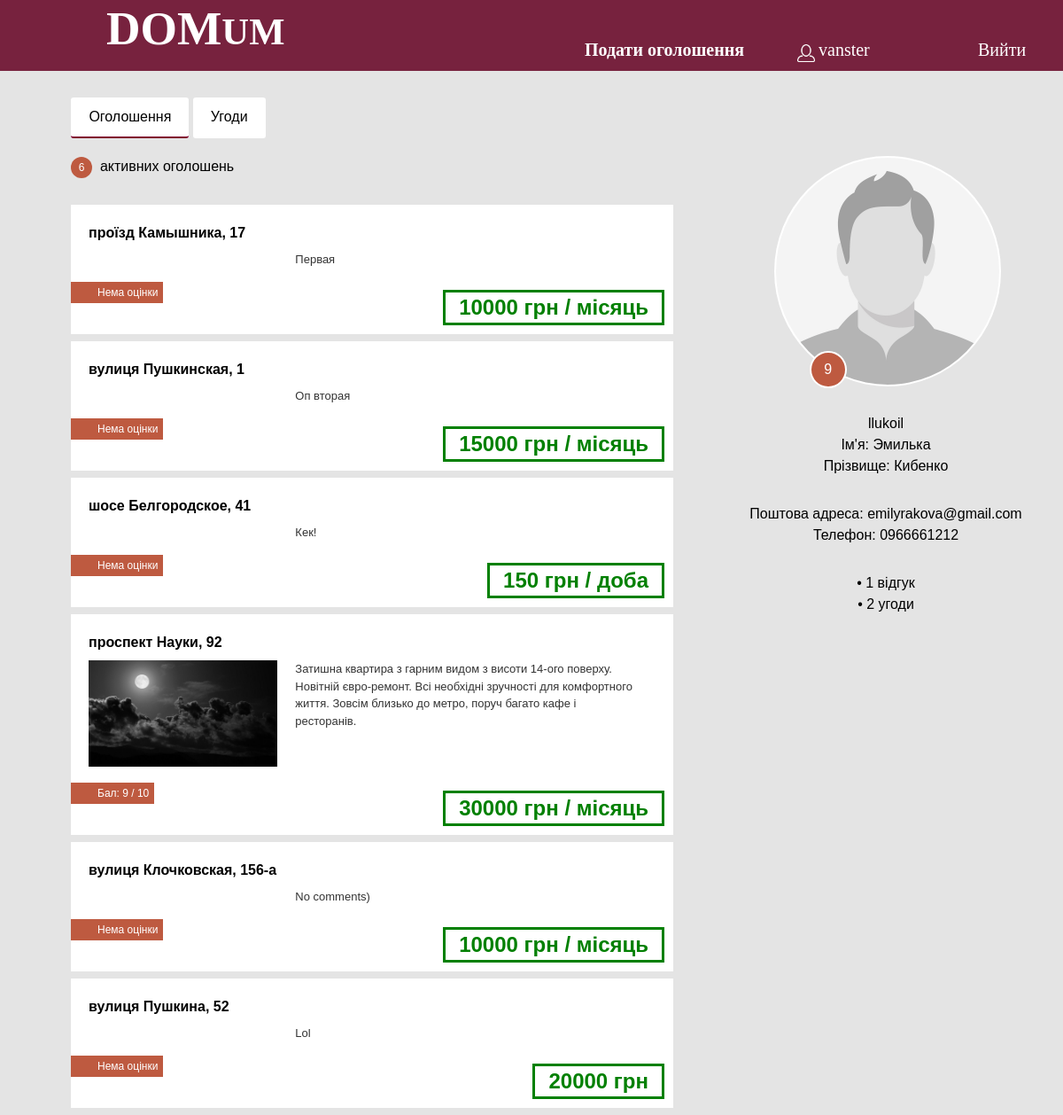
Page /users/43/ (signed in) on the committed database.
### app/models.py (models this page shows, shortened)
class Announcement(models.Model):
    real_type = models.ForeignKey(RealType, on_delete=models.CASCADE, default=0)
    district = models.ForeignKey(District, on_delete=models.CASCADE, default=0)
    street_type = models.ForeignKey(StreetType, on_delete=models.CASCADE, default=0)
    owner = models.ForeignKey(settings.AUTH_USER_MODEL, on_delete=models.CASCADE)
    station = models.ForeignKey(MetroStation, on_delete=models.CASCADE, default=0)
    price = models.IntegerField(default=20000, help_text="Укажите цену в долларах США")
    distance_to_metro = models.IntegerField(default=300, help_text="Укажите расстояние в метрах")
    area = models.IntegerField(default=40, help_text="Укажите площадь в квадратных метрах")
    repairs = models.IntegerField(default=3, choices=[(0, '0'), (1, '1'), (2, '2'), (3, '3'), (4, '4'), (5, '5')],
                                  help_text="Оцените уровень ремонта по шкале от 0 до 5")
    metro_id = models.IntegerField(default=0)
    floor = models.IntegerField(default=1, help_text="Укажите номер этажа")
    rooms_number = models.IntegerField(default=1, help_text="Укажите количество комнат")
    beds = models.IntegerField(default=1, help_text="Укажите количество спальных мест")
    furniture = models.BooleanField(default=False)
    garage = models.BooleanField(default=False)
    street = models.CharField(max_length=30, default='', help_text="Укажите название улицы")
    home_number = models.CharField(max_length=5, default='1', help_text="Укажите номер дома")
    date = models.DateField(default=timezone.now)
    comment = models.TextField(default='', help_text="Добавьте комментарий о квартире", null=True, blank=True)
    img_path = 'images/announcements/'
    photo1 = models.ImageField(null=True, blank=True, upload_to=img_path)
    photo2 = models.ImageField(null=True, blank=True, upload_to=img_path)
    photo3 = models.ImageField(null=True, blank=True, upload_to=img_path)
    photo4 = models.ImageField(null=True, blank=True, upload_to=img_path)
    photo5 = models.ImageField(null=True, blank=True, upload_to=img_path)
    photo6 = models.ImageField(null=True, blank=True, upload_to=img_path)
    photo7 = models.ImageField(null=True, blank=True, upload_to=img_path)
    photo8 = models.ImageField(null=True, blank=True, upload_to=img_path)
    def form_rate(self, transform=True, need_round=True, feedbacks=None):
        if feedbacks is None:
            feedbacks = self.find_feedbacks()
        av_rate = -1
        if len(feedbacks) > 0:
            av_value = 0
            for i in feedbacks:
                av_value += i.rate
            av_value /= len(feedbacks)
            if need_round:
                av_value = round(av_value, 1)
            if int(av_value) == av_value:
                av_value = int(av_value)
            av_rate = av_value
        if transform:
            if av_rate == -1:
                av_rate = 'Нема оцінки'
            else:
                av_rate = 'Бал: ' + str(av_rate) + ' / 10'
        return av_rate
    def find_feedbacks(self):
        return Feedback.objects.filter(deal__announcement__pk=self.pk)

class StreetType(models.Model):
    name = models.CharField(max_length=30)
    def __str__(self):
        return self.name

class Feedback(models.Model):
    deal = models.OneToOneField(Deal, on_delete=models.CASCADE, default=0)
    rate = models.FloatField()
    text = models.TextField()
    date = models.DateField(default=timezone.now)

class Person(models.Model):
    user = models.OneToOneField(User, on_delete=models.CASCADE, null=True)
    ava = models.ImageField(null=True, blank=True, upload_to='images/avas/')
    phone = models.CharField(max_length=20, null=True, blank=True)

### app/views.py (the view)
# urls.py: path('users/<int:pk>/', views.profile_view, name='profile'),
def profile_view(request, pk):
    user = get_object_or_404(User, pk=pk)
    try:
        person = Person.objects.get(user=user)
    except:
        person = None
    announcements = Announcement.objects.filter(owner=user).order_by('-date')
    feedbacks = Feedback.objects.filter(deal__announcement__owner=user)
    deals = list(Deal.objects.filter(announcement__owner=user))
    limit = len(deals)
    anti_deals = list(Deal.objects.filter(buyer=user))
    deals += anti_deals
    if len(feedbacks) > 0:
        rate = sum([i.rate for i in feedbacks]) / len(feedbacks)
        rate = round(rate, 1)
        if int(rate) == rate:
            rate = int(rate)
    else:
        rate = '—'
    return render(request, 'app/personal_area.html', {'person': person, 'person_user': user,
                                                      'announcements': announcements, 'rate': rate,
                                                      'feedbacks': len(feedbacks), 'deals': deals, 'limit': limit})

### app/templates/app/personal_area.html (shortened to what this page needs)
{% extends 'app/base.html' %}
{% load static %}
{% block styles %}
    <link rel="stylesheet" href="{% static 'css/search&anview.css' %}">
    {% endblock %}
{% block content %}
	<div class="tabs-block">
		<div class="tabs-item" id="tab1">Оголошення</div>
		<div class="tabs-item" id="tab2">Угоди</div>
	</div>
	<div class="container-personal">
		<div class="ads-container" id="ads">
			<div class="ads-blck">
				<div class="ads-itm ads-counter"><span class="ads-count">{{ announcements|length }}</span>&nbsp;&nbsp;активних оголошень</div>
			</div>
            {% for announcement in announcements %}
			<a class="card" href="{% url 'announcement_view' pk=announcement.pk %}">
            {% if announcement.rent %}
            {% else %}
            {% include 'app/sale_ap_view.html' %}
            {% endif %}
			</a>
            {% endfor %}
		</div>
		<div class="account-container">
			<div class="account-photo" id="account_photo">
				<div class="account-rating">{{ rate }}</div>
			</div>
			<div class="account-block">
				<div class="account-info" id="last_name">{{ person_user.username }}</div>
                {% if person_user.first_name %}
				<div class="account-info" id="last_name">Ім'я: {{ person_user.first_name }}</div>
                {% endif %}
            {% if person_user.last_name %}
				<div class="account-info" id="first_name">Прізвище: {{ person_user.last_name }}</div>
            {% endif %}
			</div>
            {% if user.is_authenticated %}
			<div class="account-block">
				<div class="account-info" id="email">Поштова адреса: {{ person_user.email }}</div>
                {% if person.phone %}
				<div class="account-info" id="phone">Телефон: {{ person.phone }}</div>
                {% endif %}
			</div>
            {% else %}
                <br><a href="{% url 'login' %}?next=/users/{{ person_user.pk }}" style="color: black"><div class="account-info" id="contact_info"><u>Смотреть контактную информацию</u></div></a>
            {% endif %}
			<div class="account-block">
				<div class="account-info">&bull; <span id="comments_count">{{ feedbacks }}</span>
                    {% if feedbacks == 1 %}
                    відгук
                    {% elif feedbacks > 0 and feedbacks < 5 %}
                    відгуки
                    {% else %}
                    відгуків
                    {% endif %}
                </div>
				<div class="account-info">&bull; <span id="deals_count">{{ deals|length }}</span>
                    {% if deals|length == 1 %}
                    угода
                    {% elif deals|length > 0 and deals|length < 5 %}
                    угоди
                    {% else %}
                    угод
                    {% endif %}
                </div>
			</div>
		</div>
	</div>
{% endblock %}

### app/templates/app/base.html (shortened to what this page needs)
{% load static %}
<!DOCTYPE html>
<html>
	<head>
        {% block styles %}{% endblock %}
		<link rel="stylesheet" href="{% static 'css/base_style.css' %}" />
	</head>
	<body>
    <div>
		<header>
			<a href="{% url 'land' %}"><p id="logo"><span id="biglett">DOM</span><span id="smalllett">UM</span></p></a>
            <a href="{% url 'new_announcement' %}"><p class="nav" id="nav_addad">Подати оголошення</p></a>
            {% if user.is_authenticated %}
                <a href="{% url 'profile' pk=user.pk %}"><img src="{% static 'img/acc.png' %}" id="acc_logo">
			    <p class="nav" id="nav_acc">{{ user.username }}</p></a>
			    <a href="{% url 'logout' %}"><p class="nav" id="nav_logout">Вийти</p></a>
            {% else %}
			    <a href="{% url 'login' %}"><p class="nav" id="nav_logout">Війти</p></a>
            {% endif %}
		</header>
{% block content %}
{% endblock %}
</div>
</body>
</html>

### app/templates/app/sale_ap_view.html
{% block sale_ap %}
<div class="cards-item">
    <p class="cards-item__title">
                        {{ announcement.street_type }} {{ announcement.street }}, {{ announcement.home_number }}
    </p>
    <div class="cards-item__img">
        <img width="100%" src="/media/{{ announcement.photo1 }}" alt="">
    </div>
    <div class="cards-item__text">{{ announcement.comment }}</div>
    <div class="cards-item__rate">{{ announcement.form_rate }}</div>
    <div class="cards-item__price">{{ announcement.price }} грн
        {% if announcement.real_type.pk == 2 or announcement.real_type.pk == 6 %}
            / місяць
        {% elif announcement.real_type.pk == 3 %}
            / доба
        {% endif %}
    </div>
</div>
{% endblock %}

### app/static/css/search&anview.css (style rules this page uses)
body { background-color: #e4e4e4; font-family: sans-serif; line-height: 1.5em; -webkit-box-sizing: border-box; box-sizing: border-box; overflow-x: hidden; }
.container-personal { display: -ms-grid; display: grid; -ms-grid-columns: 2fr 1fr; grid-template-columns: 2fr 1fr; }
.card { text-decoration: none; }
.cards-item { display: -ms-grid; display: grid; position: relative; -ms-grid-columns: 1fr 2fr; grid-template-columns: 1fr 2fr; background-color: white; margin-bottom: 8px; padding: 20px; padding-bottom: 70px; -webkit-transition-duration: 0.2s; transition-duration: 0.2s; }
.cards-item__title { -ms-grid-column: 1; -ms-grid-column-span: 2; grid-column: 1 / 3; margin-top: 0px; margin-bottom: 0.5em; font-size: 16px; color: black; font-weight: bold; }
.cards-item__text { padding: 0px 20px; font-size: 13px; line-height: 1.5em; color: #333; }
.cards-item__rate { color: white; background-color: #BE5A40; position: absolute; left: 0; bottom: 35px; font-size: 12px; line-height: 1em; padding: 0.5em; padding-left: 30px; }
.cards-item__price { -ms-grid-column: 1; -ms-grid-column-span: 2; grid-column: 1 / 3; position: absolute; right: -10px; bottom: 10px; color: #008000; border: 3px solid #008000; padding: 5px 15px; font-size: 24px; font-weight: bold; }
.tabs-block { padding: 20px 6.7%; -webkit-user-select: none; -moz-user-select: none; -ms-user-select: none; user-select: none; }
.tabs-item { display: inline-block; background-color: white; padding: 10px 20px; border: none; border-bottom: 2px solid transparent; border-radius: 3px; -webkit-transition-duration: 0.2s; transition-duration: 0.2s; cursor: pointer; }
#tab1 { border-bottom: 2px solid #80002e; }
.ads-container { padding-left: 10%; padding-right: 5%; }
.ads-blck { display: -ms-grid; display: grid; -ms-grid-columns: 1fr 1fr; grid-template-columns: 1fr 1fr; margin-bottom: 30px; }
.ads-itm { display: inline-block; }
.ads-counter { -ms-flex-item-align: center; -ms-grid-row-align: center; align-self: center; -ms-grid-column-align: left; justify-self: left; }
.ads-count { background-color: #BE5A40; color: white; display: inline-block; text-align: center; font-size: 12px; line-height: 2em; width: 2em; border-radius: 50%; }
.account-container { padding-left: 5%; padding-right: 5%; }
.account-photo { position: relative; margin-left: 15%; width: 70%; background-image: url("../img/img.jpg"); background-size: cover; background-position: center; border: 2px solid white; border-radius: 50%; }
.account-rating { display: -ms-grid; display: grid; -ms-flex-line-pack: center; align-content: center; -webkit-box-pack: center; -ms-flex-pack: center; justify-content: center; position: absolute; width: 15%; height: 15%; font-size: 100%; top: 85%; left: 15%; background-color: #BE5A40; color: white; border: 2px solid white; border-radius: 50%; }
.account-block { margin-top: 30px; width: 100%; }
.account-info { text-align: center; }

### app/static/css/base_style.css (style rules this page uses)
body { margin: 0; padding: 0; }
header { margin: 0; width: 100%; height: 80px; background-color: #77223e; margin-bottom: 10px; }
a,p { margin: 0; padding: 0; text-decoration: none; }
#logo { padding-top: 1.7%; margin-left: 10%; font-family: Gadugi; font-weight: 700; color: rgba(256,256,256,1); }
#biglett { font-size: 40pt; }
#smalllett { font-size: 32pt; }
.nav { position: absolute; top: 3.5%; margin-right: 5%; font-family: Yu Gothic UI; font-size: 15pt; color: white; }
#nav_addad { left: 55%; font-weight: bold; }
#acc_logo { position: absolute; top: 4%; left: 75%; width: 20px; height: 20px; display: inline-block; }
#nav_acc { left: 77%; }
#nav_logout { left: 92%; }

### rows in the picture
Announcement: street_type "проїзд", street "Камышника", home_number "17", comment "Первая", form_rate "Нема оцінки", price "10000", shows "/ місяць"
Announcement: street_type "вулиця", street "Пушкинская", home_number "1", comment "Оп вторая", form_rate "Нема оцінки", price "15000", shows "/ місяць"
Announcement: street_type "шосе", street "Белгородское", home_number "41", comment "Кек!", form_rate "Нема оцінки", price "150", shows "/ доба"
Announcement: street_type "проспект", street "Науки", home_number "92", photo1 (picture), comment "Затишна квартира з гарним видом з висоти 14-ого поверху. Новітній євро-ремонт. Всі необхідні зручності для комфортного життя. Зовсім близько до метро, поруч багато кафе і ресторанів.", form_rate "Бал: 9 / 10", price "30000", shows "/ місяць"
Announcement: street_type "вулиця", street "Клочковская", home_number "156-a", comment "No comments)", form_rate "Нема оцінки", price "10000", shows "/ місяць"
Announcement: street_type "вулиця", street "Пушкина", home_number "52", comment "Lol", form_rate "Нема оцінки", price "20000"
Person: phone "0966661212"

### other values in the picture
{{ user.username }} "vanster"
{{ announcements|length }} "6"
{{ rate }} "9"
{{ person_user.username }} "llukoil"
{{ person_user.first_name }} "Эмилька"
{{ person_user.last_name }} "Кибенко"
{{ person_user.email }} "emilyrakova@gmail.com"
{{ feedbacks }} "1"
{{ deals|length }} "2"
